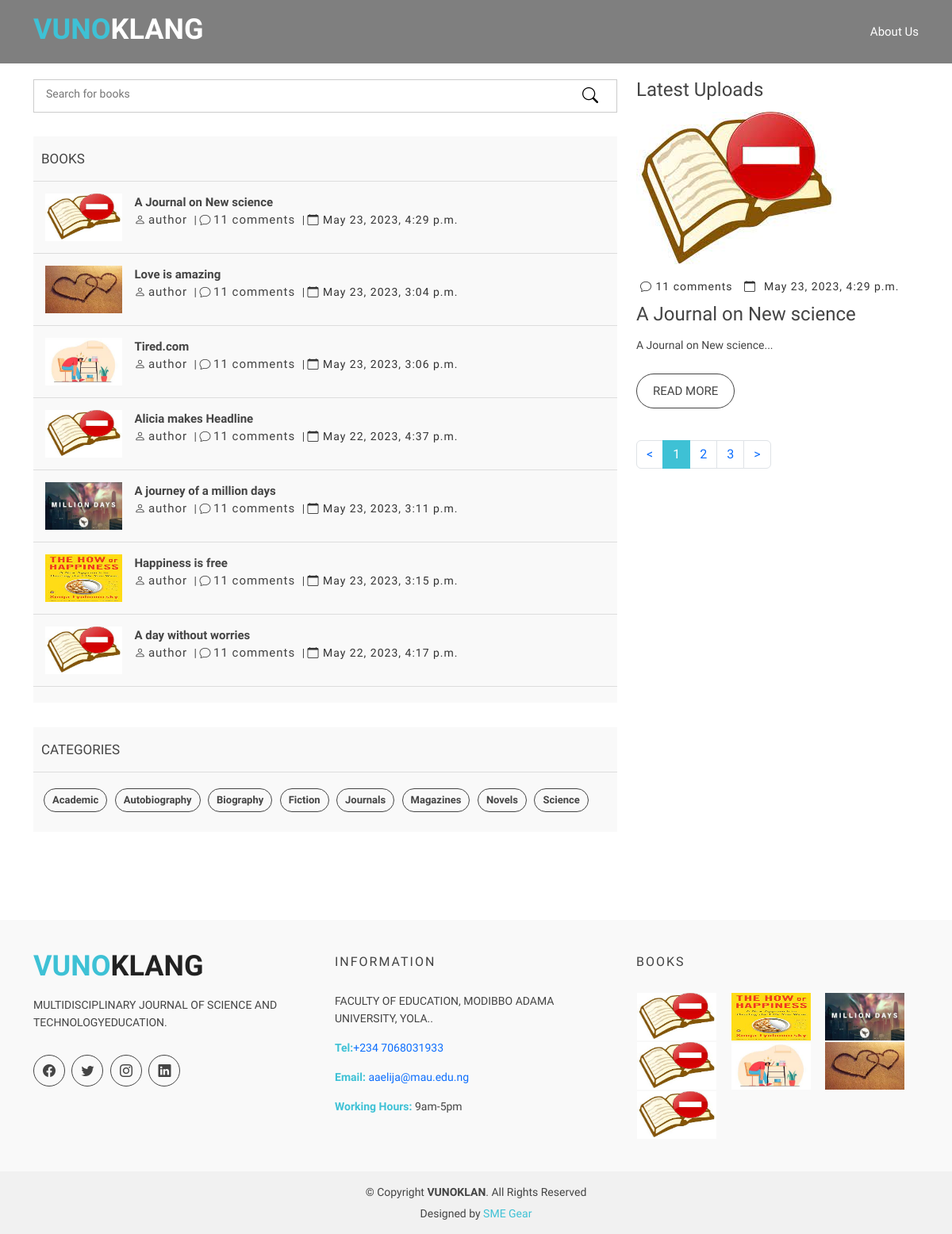
The page / on the database its author committed.
### academic_journals_app/models.py (models this page shows, shortened)
class BookDetailPost(models.Model):
    title = models.CharField(max_length=200, unique=True, help_text="The name of your book") #Title of the Article
    slug = models.SlugField(max_length=200, unique=True,help_text="Re-type the name of your book", null=True, blank=True) #Unique identifier for the article
    author = models.ForeignKey(User, on_delete=models.CASCADE, related_name='blog_posts',null=True, blank=True) #Author of the Article
    description = models.CharField(max_length=1500, help_text="A short description of your book") #Short Description of the article
    quote = models.CharField(max_length=300, null=True, blank=True)
    category = models.ForeignKey('Category', related_name='category', on_delete=models.SET_NULL,null=True, blank=True, help_text="Choose the ctegory your book fall in.") #Category of the article
    keywords = models.CharField(max_length=250, help_text="Choose keywords to locate your book easier", null=True, blank=True) #Keywords to be used in SEO
    cover = models.ImageField(upload_to='book_covers/', null=True, blank=True) #Cover Image of the article
    book = models.FileField(upload_to='books/',null=True, help_text='Upload your book here')# The book
    created_on = models.DateTimeField(auto_now_add=True) #Date of creation
    updated_on = models.DateTimeField(auto_now=True) #Date of updation
    status = models.CharField(choices=STATUS, max_length=200, default="Published") #Status of the Article either Draft or Published
    def get_absolute_url(self):
        return reverse("book_detail", args=[str(self.slug)])

class Category(models.Model): #Category for the Article
    title = models.CharField(max_length=200) #Title of the Category
    created_on = models.DateTimeField(auto_now_add=True) #Date of creation
    class Meta:
        verbose_name = "Category"
        verbose_name_plural = "Categories"
        ordering = ['title']
    def __str__(self):
        return self.title

### academic_journals_app/views.py (the view)
# urls.py: 2. Add a URL to urlpatterns:  path('', Home.as_view(), name='home')
class Home(ListView):
    model = BookDetailPost
    template_name= "book.html"
    def  get_context_data(self,*args, **kwargs):
        category = Category.objects.all()
        latest = BookDetailPost.objects.all().last()
        context = super(Home, self).get_context_data(*args, **kwargs)
        context["category"] = category
        context["latest"] = latest
        return context

### templates/book.html (shortened to what this page needs)
{% extends 'main.html' %}
{% load static %}
{% block content %}
    <main id="main">
        <div class="blog-page area-padding">
            <div class="container">
                <div class="row new_row">
                    <div class="col-lg-8 col-md-8">
                        <div class="page-head-blog">
                            <div class="single-blog-page">
                                <form method="POST" action="{% url 'search' %}" >
                                    <div class="search-option">
                                        <input type="text" name="search_btn" placeholder="Search for books">
                                        <button class="button" type="submit">
                                        <i class="bi bi-search"></i>
                                        </button>
                                    </div>
                                </form>
                            </div>
                            <div class="single-blog-page">
                                <div class="left-blog">
                                    <h4>BOOKS</h4>
                                    <div class="recent-post">
                                        {% for book in object_list reversed %}
                                        <div class="recent-single-post">
                                            <div class="post-img">
                                                {% if book.cover %}
                                                <a href="{{book.get_absolute_url}}">
                                                    <img src="{{book.cover.url}}" alt="{{book.title}}" style="width: 100px; height: 60px;">
                                                </a>
                                                {% else %}
                                                <a href="{{book.get_absolute_url}}">
                                                    <img src="{% static 'img/background/empty.jfif' %}" alt="No image here" style="width: 100px; height: 60px;">
                                                </a>
                                                {% endif %}
                                            </div>
                                            <div class="pst-content">
                                                <p>
                                                    <a href="{{book.get_absolute_url}}"> <strong>{{book.title}}</strong></a>
                                                    <br>
                                                    <span class="comments-type">
                                                        <i class="bi bi-person"></i>
                                                        <a href="{{book.get_absolute_url}}"> author</a>
                                                        </span> |
                                                    <span class="comments-type">
                                                          <i class="bi bi-chat"></i>
                                                          <a href="{{book.get_absolute_url}}"> 11 comments</a>
                                                          </span> |
                                                    <span class="date-type">
                                                      <i class="bi bi-calendar"></i> {{book.updated_on}}
                                                    </span>
                                                </p>
                                            </div>
                                        </div>
                                        {% endfor %}
                                    </div>
                                </div>
                            </div>
                            {% include 'category-option.html' %}
                        </div>
                    </div>
                    <div class="col-md-4 col-sm-4 col-xs-12">
                        <div class="row">
                            <h4>Latest Uploads</h4>
                            <div class="col-md-12 col-sm-12 col-xs-12">
                                <div class="single-blog">
                                    <div class="single-blog-img">
                                        <a href="{{latest.get_absolute_url}}">
                                            {% if latest.cover %}
                                            <img src="{{latest.cover.url}}" alt="{{latest.title}}">
                                            {% else %}
                                            <img src="{% static 'img/background/empty.jfif' %}" alt="No image here">
                                            {% endif %}
                                        </a>
                                    </div>
                                    <div class="blog-meta">
                                        <span class="comments-type">
                                        <i class="bi bi-chat"></i>
                                        <a href="#">11 comments</a>
                                      </span>
                                        <span class="date-type">
                                        <i class="bi bi-calendar"></i>{{latest.updated_on}}
                                      </span>
                                    </div>
                                    <div class="blog-text">
                                        <h4>
                                            <a href="#">{{latest.title}}</a>
                                        </h4>
                                        <p>
                                            {{latest.description | slice:200}}...
                                        </p>
                                    </div>
                                    <span>
                                        <a href="{{latest.get_absolute_url}}" class="ready-btn">Read more</a>
                                      </span>
                                </div>
                            </div>
                            <div class="blog-pagination">
                                <ul class="pagination">
                                    <li class="page-item"><a href="#" class="page-link">&lt;</a></li>
                                    <li class="page-item active"><a href="#" class="page-link">1</a></li>
                                    <li class="page-item"><a href="#" class="page-link">2</a></li>
                                    <li class="page-item"><a href="#" class="page-link">3</a></li>
                                    <li class="page-item"><a href="#" class="page-link">&gt;</a></li>
                                </ul>
                            </div>
                        </div>
                    </div>
                </div>
            </div>
        </div>
    </main>
{% endblock %}

### templates/main.html (shortened to what this page needs)
<!DOCTYPE html>
{% load static %}
<html lang="en">
<head>
    <link href="{% static 'vendor/animate.css/animate.min.css' %}" rel="stylesheet">
    <link href="{% static 'vendor/bootstrap/css/bootstrap.min.css' %}" rel="stylesheet">
    <link href="{% static 'vendor/bootstrap-icons/bootstrap-icons.css' %}" rel="stylesheet">
    <link href="{% static 'vendor/glightbox/css/glightbox.min.css' %}" rel="stylesheet">
    <link href="{% static 'vendor/swiper/swiper-bundle.min.css' %}" rel="stylesheet">
    <link href="{% static 'css/style.css'%}" rel="stylesheet">
</head>
<body>
    <header id="header" class="fixed-top d-flex align-items-center">
        <div class="container d-flex justify-content-between">
            <div class="logo">
                <h1><a href="{%url 'home'%}"><img src="" alt=""><span>VUNO</span>KLANG</a></h1>
            </div>
            <nav id="navbar" class="navbar">
                <ul>
                    <li><a class="" href="about">About Us</a></li>
                </ul>
            </nav>
        </div>
    </header>
    {% block content %}
    {% endblock %}
    <footer>
        <div class="footer-area">
            <div class="container">
                <div class="row">
                    <div class="col-md-4">
                        <div class="footer-content">
                            <div class="footer-head">
                                <div class="footer-logo">
                                    <h2><span>VUNO</span>KLANG</h2>
                                </div>
                                <p>MULTIDISCIPLINARY JOURNAL OF SCIENCE AND TECHNOLOGYEDUCATION.</p>
                                <div class="footer-icons">
                                    <ul>
                                        <li>
                                            <a href="#"><i class="bi bi-facebook"></i></a>
                                        </li>
                                        <li>
                                            <a href="#"><i class="bi bi-twitter"></i></a>
                                        </li>
                                        <li>
                                            <a href="#"><i class="bi bi-instagram"></i></a>
                                        </li>
                                        <li>
                                            <a href="#"><i class="bi bi-linkedin"></i></a>
                                        </li>
                                    </ul>
                                </div>
                            </div>
                        </div>
                    </div>
                    <div class="col-md-4">
                        <div class="footer-content">
                            <div class="footer-head">
                                <h4>information</h4>
                                <p>
                                    FACULTY OF EDUCATION, MODIBBO ADAMA UNIVERSITY, YOLA..
                                </p>
                                <div class="footer-contacts">
                                    <p><span>Tel:</span><a href="tel:+2347068031933">+234 7068031933</a> </p>
                                    <p><span>Email:</span><a href="mailto:aaelija@mau.edu.ng"> aaelija@mau.edu.ng</a> </p>
                                    <p><span>Working Hours:</span> 9am-5pm</p>
                                </div>
                            </div>
                        </div>
                    </div>
                    <div class="col-md-4">
                        <div class="footer-content">
                            <div class="footer-head">
                                <h4>BOOKS</h4>
                                <div class="flicker-img">
                                    {% for image in object_list %}
                                    {% if image.cover %}
                                    <a href="{{image.get_absolute_url}}"><img src="{{image.cover.url}}" alt="{{image.title}}" style="width: 100px; height: 60px;"></a>
                                    {% else %}
                                    <a href="{{image.get_absolute_url}}"><img src="{% static 'img/background/empty.jfif' %}" alt="No image here" style="width: 100px; height: 60px;"></a>
                                    {% endif %}
                                    {% endfor %}
                                                                    </div>
                            </div>
                        </div>
                    </div>
                </div>
            </div>
        </div>
        <div class="footer-area-bottom">
            <div class="container">
                <div class="row">
                    <div class="col-md-12 col-sm-12 col-xs-12">
                        <div class="copyright text-center">
                            <p>
                                &copy; Copyright <strong>VUNOKLAN</strong>. All Rights Reserved
                            </p>
                        </div>
                        <div class="credits">
                            Designed by <a href="https://mysmegearhub.com/" target="_blank">SME Gear</a>
                        </div>
                    </div>
                </div>
            </div>
        </div>
    </footer>
</body>
</html>

### templates/category-option.html
<div class="single-blog-page">
    <div class="left-tags blog-tags">
        <div class="popular-tag left-side-tags left-blog">
            <h4>Categories</h4>
            <ul>
              {% for category in category  %}
                <li>
                    <a href="{% url 'category' category.title %}">{{category}}</a>
                </li>
                {% endfor %}
            </ul>
        </div>
    </div>
</div>

### rows shown on the page
BookDetailPost: title "A Journal on New science", updated_on "May 23, 2023, 4:29 p.m.", description "A Journal on New science"
BookDetailPost: cover (picture), title "Love is amazing", updated_on "May 23, 2023, 3:04 p.m."
BookDetailPost: cover (picture), title "Tired.com", updated_on "May 23, 2023, 3:06 p.m."
BookDetailPost: title "Alicia makes Headline", updated_on "May 22, 2023, 4:37 p.m."
BookDetailPost: cover (picture), title "A journey of a million days", updated_on "May 23, 2023, 3:11 p.m."
BookDetailPost: cover (picture), title "Happiness is free", updated_on "May 23, 2023, 3:15 p.m."
BookDetailPost: title "A day without worries", updated_on "May 22, 2023, 4:17 p.m."
Category: title "Academic"
Category: title "Autobiography"
Category: title "Biography"
Category: title "Fiction"
Category: title "Journals"
Category: title "Magazines"
Category: title "Novels"
Category: title "Science"
